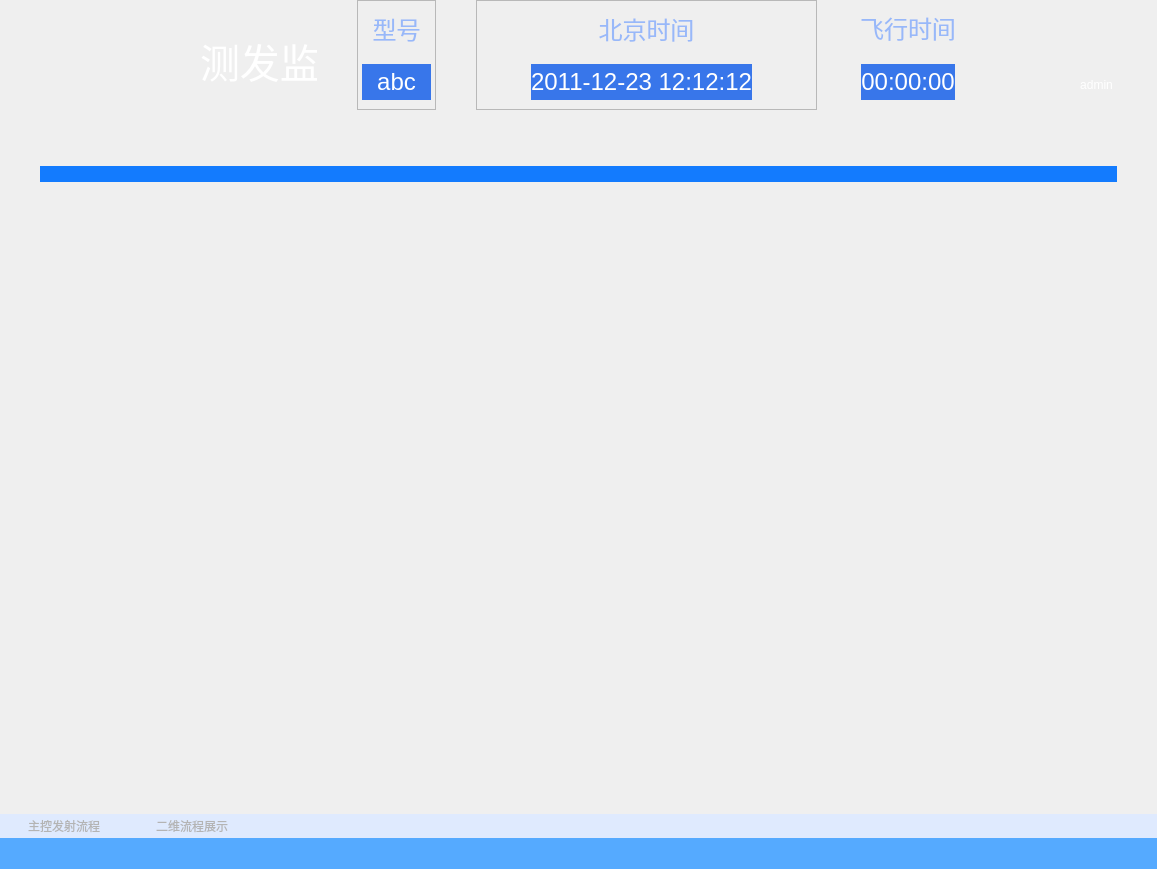
<?xml version="1.0" encoding="UTF-8"?>
<ui version="4.0">
 <class>ControlMonitorClass</class>
 <widget class="QMainWindow" name="ControlMonitorClass">
  <property name="geometry">
   <rect>
    <x>0</x>
    <y>0</y>
    <width>1157</width>
    <height>869</height>
   </rect>
  </property>
  <property name="windowTitle">
   <string>ControlMonitor</string>
  </property>
  <widget class="QWidget" name="centralWidget">
   <layout class="QVBoxLayout" name="verticalLayout_5">
    <property name="spacing">
     <number>0</number>
    </property>
    <property name="leftMargin">
     <number>0</number>
    </property>
    <property name="topMargin">
     <number>0</number>
    </property>
    <property name="rightMargin">
     <number>0</number>
    </property>
    <property name="bottomMargin">
     <number>0</number>
    </property>
    <item>
     <widget class="QWidget" name="top_wgt" native="true">
      <property name="minimumSize">
       <size>
        <width>1014</width>
        <height>120</height>
       </size>
      </property>
      <property name="maximumSize">
       <size>
        <width>16777215</width>
        <height>120</height>
       </size>
      </property>
      <property name="styleSheet">
       <string notr="true">border-image:url(&quot;:/ControlMonitor/topbar&quot;)</string>
      </property>
      <layout class="QHBoxLayout" name="horizontalLayout">
       <property name="spacing">
        <number>0</number>
       </property>
       <property name="leftMargin">
        <number>0</number>
       </property>
       <property name="topMargin">
        <number>0</number>
       </property>
       <property name="rightMargin">
        <number>0</number>
       </property>
       <property name="bottomMargin">
        <number>0</number>
       </property>
       <item>
        <widget class="QWidget" name="widget" native="true">
         <layout class="QHBoxLayout" name="horizontalLayout_2" stretch="4,1,3,1,2">
          <property name="spacing">
           <number>40</number>
          </property>
          <property name="leftMargin">
           <number>0</number>
          </property>
          <property name="topMargin">
           <number>0</number>
          </property>
          <property name="rightMargin">
           <number>0</number>
          </property>
          <property name="bottomMargin">
           <number>10</number>
          </property>
          <item>
           <widget class="QWidget" name="widget_2" native="true">
            <property name="minimumSize">
             <size>
              <width>0</width>
              <height>0</height>
             </size>
            </property>
            <property name="maximumSize">
             <size>
              <width>16777215</width>
              <height>16777215</height>
             </size>
            </property>
            <property name="styleSheet">
             <string notr="true">border-image:&quot;transpant&quot;</string>
            </property>
            <widget class="QLabel" name="softwarename">
             <property name="geometry">
              <rect>
               <x>200</x>
               <y>0</y>
               <width>321</width>
               <height>121</height>
              </rect>
             </property>
             <property name="styleSheet">
              <string notr="true">color:white;font-size:40px</string>
             </property>
             <property name="text">
              <string>测发监测C31软件</string>
             </property>
            </widget>
           </widget>
          </item>
          <item>
           <widget class="QFrame" name="frame">
            <property name="styleSheet">
             <string notr="true">border-image:&quot;transpant&quot;;color:white;font-size:24px</string>
            </property>
            <property name="frameShape">
             <enum>QFrame::StyledPanel</enum>
            </property>
            <property name="frameShadow">
             <enum>QFrame::Raised</enum>
            </property>
            <layout class="QVBoxLayout" name="verticalLayout">
             <property name="spacing">
              <number>0</number>
             </property>
             <property name="leftMargin">
              <number>0</number>
             </property>
             <property name="topMargin">
              <number>0</number>
             </property>
             <property name="rightMargin">
              <number>0</number>
             </property>
             <property name="bottomMargin">
              <number>0</number>
             </property>
             <item>
              <widget class="QLabel" name="rtlabel">
               <property name="styleSheet">
                <string notr="true">color:#98b8f9</string>
               </property>
               <property name="text">
                <string>型号</string>
               </property>
               <property name="alignment">
                <set>Qt::AlignCenter</set>
               </property>
              </widget>
             </item>
             <item>
              <widget class="QWidget" name="widget_8" native="true">
               <layout class="QHBoxLayout" name="horizontalLayout_3">
                <property name="spacing">
                 <number>0</number>
                </property>
                <property name="leftMargin">
                 <number>0</number>
                </property>
                <property name="topMargin">
                 <number>0</number>
                </property>
                <property name="rightMargin">
                 <number>0</number>
                </property>
                <property name="bottomMargin">
                 <number>0</number>
                </property>
                <item>
                 <widget class="QLabel" name="label_2">
                  <property name="minimumSize">
                   <size>
                    <width>4</width>
                    <height>0</height>
                   </size>
                  </property>
                  <property name="maximumSize">
                   <size>
                    <width>4</width>
                    <height>16777215</height>
                   </size>
                  </property>
                  <property name="text">
                   <string/>
                  </property>
                  <property name="pixmap">
                   <pixmap resource="controlmonitor.qrc">:/ControlMonitor/rectleft</pixmap>
                  </property>
                 </widget>
                </item>
                <item>
                 <widget class="QLabel" name="rokect_type">
                  <property name="sizePolicy">
                   <sizepolicy hsizetype="Preferred" vsizetype="Preferred">
                    <horstretch>0</horstretch>
                    <verstretch>0</verstretch>
                   </sizepolicy>
                  </property>
                  <property name="maximumSize">
                   <size>
                    <width>16777215</width>
                    <height>36</height>
                   </size>
                  </property>
                  <property name="sizeIncrement">
                   <size>
                    <width>0</width>
                    <height>36</height>
                   </size>
                  </property>
                  <property name="styleSheet">
                   <string notr="true">background-color:rgba(56,118,234,1)</string>
                  </property>
                  <property name="text">
                   <string>abc</string>
                  </property>
                  <property name="alignment">
                   <set>Qt::AlignCenter</set>
                  </property>
                 </widget>
                </item>
                <item>
                 <widget class="QLabel" name="label_3">
                  <property name="minimumSize">
                   <size>
                    <width>4</width>
                    <height>0</height>
                   </size>
                  </property>
                  <property name="maximumSize">
                   <size>
                    <width>4</width>
                    <height>16777215</height>
                   </size>
                  </property>
                  <property name="sizeIncrement">
                   <size>
                    <width>0</width>
                    <height>0</height>
                   </size>
                  </property>
                  <property name="text">
                   <string/>
                  </property>
                  <property name="pixmap">
                   <pixmap resource="controlmonitor.qrc">:/ControlMonitor/rectright</pixmap>
                  </property>
                 </widget>
                </item>
               </layout>
              </widget>
             </item>
            </layout>
           </widget>
          </item>
          <item>
           <widget class="QFrame" name="frame_2">
            <property name="styleSheet">
             <string notr="true">border-image:&quot;transpant&quot;;color:white;font-size:24px</string>
            </property>
            <property name="frameShape">
             <enum>QFrame::StyledPanel</enum>
            </property>
            <property name="frameShadow">
             <enum>QFrame::Raised</enum>
            </property>
            <layout class="QVBoxLayout" name="verticalLayout_2">
             <property name="spacing">
              <number>0</number>
             </property>
             <property name="leftMargin">
              <number>0</number>
             </property>
             <property name="topMargin">
              <number>0</number>
             </property>
             <property name="rightMargin">
              <number>0</number>
             </property>
             <property name="bottomMargin">
              <number>0</number>
             </property>
             <item>
              <widget class="QLabel" name="ctlabel">
               <property name="styleSheet">
                <string notr="true">color:#98b8f9</string>
               </property>
               <property name="text">
                <string>北京时间</string>
               </property>
               <property name="alignment">
                <set>Qt::AlignCenter</set>
               </property>
              </widget>
             </item>
             <item>
              <widget class="QWidget" name="widget_9" native="true">
               <layout class="QHBoxLayout" name="horizontalLayout_4">
                <property name="spacing">
                 <number>0</number>
                </property>
                <property name="leftMargin">
                 <number>50</number>
                </property>
                <property name="topMargin">
                 <number>0</number>
                </property>
                <property name="rightMargin">
                 <number>50</number>
                </property>
                <property name="bottomMargin">
                 <number>0</number>
                </property>
                <item>
                 <widget class="QLabel" name="label_4">
                  <property name="minimumSize">
                   <size>
                    <width>4</width>
                    <height>0</height>
                   </size>
                  </property>
                  <property name="maximumSize">
                   <size>
                    <width>4</width>
                    <height>16777215</height>
                   </size>
                  </property>
                  <property name="text">
                   <string/>
                  </property>
                  <property name="pixmap">
                   <pixmap resource="controlmonitor.qrc">:/ControlMonitor/rectleft</pixmap>
                  </property>
                 </widget>
                </item>
                <item>
                 <widget class="QLabel" name="curtime">
                  <property name="sizePolicy">
                   <sizepolicy hsizetype="Expanding" vsizetype="Preferred">
                    <horstretch>0</horstretch>
                    <verstretch>0</verstretch>
                   </sizepolicy>
                  </property>
                  <property name="minimumSize">
                   <size>
                    <width>0</width>
                    <height>36</height>
                   </size>
                  </property>
                  <property name="maximumSize">
                   <size>
                    <width>16777215</width>
                    <height>36</height>
                   </size>
                  </property>
                  <property name="styleSheet">
                   <string notr="true">background-color:rgba(56,118,234,1)</string>
                  </property>
                  <property name="text">
                   <string>2011-12-23 12:12:12</string>
                  </property>
                  <property name="textFormat">
                   <enum>Qt::PlainText</enum>
                  </property>
                  <property name="alignment">
                   <set>Qt::AlignCenter</set>
                  </property>
                 </widget>
                </item>
                <item>
                 <widget class="QLabel" name="label_5">
                  <property name="text">
                   <string/>
                  </property>
                  <property name="pixmap">
                   <pixmap resource="controlmonitor.qrc">:/ControlMonitor/rectright</pixmap>
                  </property>
                 </widget>
                </item>
               </layout>
              </widget>
             </item>
            </layout>
           </widget>
          </item>
          <item>
           <widget class="QWidget" name="widget_3" native="true">
            <property name="styleSheet">
             <string notr="true">border-image:&quot;transpant&quot;;color:white;font-size:24px</string>
            </property>
            <layout class="QVBoxLayout" name="verticalLayout_3">
             <property name="spacing">
              <number>0</number>
             </property>
             <property name="leftMargin">
              <number>0</number>
             </property>
             <property name="topMargin">
              <number>0</number>
             </property>
             <property name="rightMargin">
              <number>0</number>
             </property>
             <property name="bottomMargin">
              <number>0</number>
             </property>
             <item>
              <widget class="QLabel" name="ftlabel">
               <property name="styleSheet">
                <string notr="true">color:#98b8f9</string>
               </property>
               <property name="text">
                <string>飞行时间</string>
               </property>
               <property name="alignment">
                <set>Qt::AlignCenter</set>
               </property>
              </widget>
             </item>
             <item>
              <widget class="QWidget" name="widget_10" native="true">
               <layout class="QHBoxLayout" name="horizontalLayout_5">
                <property name="spacing">
                 <number>0</number>
                </property>
                <property name="leftMargin">
                 <number>0</number>
                </property>
                <property name="topMargin">
                 <number>0</number>
                </property>
                <property name="rightMargin">
                 <number>0</number>
                </property>
                <property name="bottomMargin">
                 <number>0</number>
                </property>
                <item>
                 <widget class="QLabel" name="label_6">
                  <property name="minimumSize">
                   <size>
                    <width>4</width>
                    <height>0</height>
                   </size>
                  </property>
                  <property name="maximumSize">
                   <size>
                    <width>4</width>
                    <height>16777215</height>
                   </size>
                  </property>
                  <property name="text">
                   <string/>
                  </property>
                  <property name="pixmap">
                   <pixmap resource="controlmonitor.qrc">:/ControlMonitor/rectleft</pixmap>
                  </property>
                 </widget>
                </item>
                <item>
                 <widget class="QLabel" name="time">
                  <property name="sizePolicy">
                   <sizepolicy hsizetype="Minimum" vsizetype="Preferred">
                    <horstretch>0</horstretch>
                    <verstretch>0</verstretch>
                   </sizepolicy>
                  </property>
                  <property name="minimumSize">
                   <size>
                    <width>0</width>
                    <height>36</height>
                   </size>
                  </property>
                  <property name="maximumSize">
                   <size>
                    <width>16777215</width>
                    <height>36</height>
                   </size>
                  </property>
                  <property name="styleSheet">
                   <string notr="true">background-color:rgba(56,118,234,1)</string>
                  </property>
                  <property name="text">
                   <string>00:00:00</string>
                  </property>
                  <property name="alignment">
                   <set>Qt::AlignCenter</set>
                  </property>
                 </widget>
                </item>
                <item>
                 <widget class="QLabel" name="label_7">
                  <property name="minimumSize">
                   <size>
                    <width>4</width>
                    <height>0</height>
                   </size>
                  </property>
                  <property name="maximumSize">
                   <size>
                    <width>4</width>
                    <height>16777215</height>
                   </size>
                  </property>
                  <property name="text">
                   <string/>
                  </property>
                  <property name="pixmap">
                   <pixmap resource="controlmonitor.qrc">:/ControlMonitor/rectright</pixmap>
                  </property>
                 </widget>
                </item>
               </layout>
              </widget>
             </item>
            </layout>
           </widget>
          </item>
          <item>
           <widget class="QWidget" name="right_wgt" native="true">
            <property name="minimumSize">
             <size>
              <width>0</width>
              <height>120</height>
             </size>
            </property>
            <property name="maximumSize">
             <size>
              <width>16777215</width>
              <height>16777215</height>
             </size>
            </property>
            <property name="styleSheet">
             <string notr="true">border-image:&quot;transpant&quot;</string>
            </property>
            <layout class="QGridLayout" name="gridLayout">
             <property name="leftMargin">
              <number>0</number>
             </property>
             <property name="topMargin">
              <number>4</number>
             </property>
             <property name="rightMargin">
              <number>4</number>
             </property>
             <property name="bottomMargin">
              <number>20</number>
             </property>
             <property name="spacing">
              <number>0</number>
             </property>
             <item row="2" column="4">
              <widget class="QLabel" name="lb_user">
               <property name="layoutDirection">
                <enum>Qt::LeftToRight</enum>
               </property>
               <property name="styleSheet">
                <string notr="true">color: white</string>
               </property>
               <property name="text">
                <string>admin</string>
               </property>
               <property name="alignment">
                <set>Qt::AlignCenter</set>
               </property>
              </widget>
             </item>
             <item row="2" column="0">
              <widget class="QWidget" name="widget_4" native="true">
               <property name="sizePolicy">
                <sizepolicy hsizetype="Expanding" vsizetype="Preferred">
                 <horstretch>0</horstretch>
                 <verstretch>0</verstretch>
                </sizepolicy>
               </property>
               <property name="maximumSize">
                <size>
                 <width>16777215</width>
                 <height>16777215</height>
                </size>
               </property>
              </widget>
             </item>
             <item row="2" column="2">
              <widget class="QPushButton" name="pb_min_1">
               <property name="minimumSize">
                <size>
                 <width>30</width>
                 <height>30</height>
                </size>
               </property>
               <property name="maximumSize">
                <size>
                 <width>30</width>
                 <height>30</height>
                </size>
               </property>
               <property name="cursor">
                <cursorShape>PointingHandCursor</cursorShape>
               </property>
               <property name="toolTip">
                <string>当前用户</string>
               </property>
               <property name="styleSheet">
                <string notr="true">QPushButton {
	background-color:transparent;
	background-image: url(:/ControlMonitor/images/用户1.png);
    border:0px;
}

</string>
               </property>
               <property name="text">
                <string/>
               </property>
              </widget>
             </item>
             <item row="2" column="3">
              <widget class="QWidget" name="widget_6" native="true">
               <property name="minimumSize">
                <size>
                 <width>15</width>
                 <height>0</height>
                </size>
               </property>
               <property name="maximumSize">
                <size>
                 <width>15</width>
                 <height>16777215</height>
                </size>
               </property>
              </widget>
             </item>
             <item row="0" column="6">
              <widget class="QPushButton" name="pb_close">
               <property name="minimumSize">
                <size>
                 <width>30</width>
                 <height>30</height>
                </size>
               </property>
               <property name="maximumSize">
                <size>
                 <width>30</width>
                 <height>30</height>
                </size>
               </property>
               <property name="cursor">
                <cursorShape>PointingHandCursor</cursorShape>
               </property>
               <property name="toolTip">
                <string>关闭</string>
               </property>
               <property name="styleSheet">
                <string notr="true">QPushButton:hover{
	background-color:transparent;
	background-image: url(:/ControlMonitor/images/关闭-悬浮.png);
    border:0px;}
QPushButton:pressed{
	background-color:transparent; 
	background-image: url(:/ControlMonitor/images/关闭-点击.png);
    border:0px;}
QPushButton {
	background-color:transparent;
	background-image: url(:/ControlMonitor/images/关闭-默认.png);
    border:0px;
}

</string>
               </property>
               <property name="text">
                <string/>
               </property>
              </widget>
             </item>
             <item row="1" column="3">
              <widget class="QWidget" name="widget_5" native="true"/>
             </item>
             <item row="0" column="4">
              <widget class="QPushButton" name="pb_min">
               <property name="minimumSize">
                <size>
                 <width>30</width>
                 <height>30</height>
                </size>
               </property>
               <property name="maximumSize">
                <size>
                 <width>30</width>
                 <height>30</height>
                </size>
               </property>
               <property name="cursor">
                <cursorShape>PointingHandCursor</cursorShape>
               </property>
               <property name="toolTip">
                <string>最小化</string>
               </property>
               <property name="styleSheet">
                <string notr="true">QPushButton:hover{
	background-color:transparent;
	background-image:url(:/ControlMonitor/images/最小化-悬浮.png);
    border:0px;}
QPushButton:pressed{
	background-color:transparent; 
    background-image: url(:/ControlMonitor/images/最小化-点击.png);
    border:0px;}
QPushButton {
	background-color:transparent;
	background-image: url(:/ControlMonitor/images/最小化-默认.png);
    border:0px;
}

</string>
               </property>
               <property name="text">
                <string/>
               </property>
              </widget>
             </item>
             <item row="2" column="6">
              <widget class="QLabel" name="label">
               <property name="cursor">
                <cursorShape>PointingHandCursor</cursorShape>
               </property>
               <property name="text">
                <string/>
               </property>
               <property name="pixmap">
                <pixmap resource="controlmonitor.qrc">:/ControlMonitor/xiala</pixmap>
               </property>
              </widget>
             </item>
             <item row="2" column="5">
              <widget class="QWidget" name="widget_7" native="true">
               <property name="minimumSize">
                <size>
                 <width>10</width>
                 <height>0</height>
                </size>
               </property>
               <property name="maximumSize">
                <size>
                 <width>10</width>
                 <height>16777215</height>
                </size>
               </property>
              </widget>
             </item>
            </layout>
           </widget>
          </item>
         </layout>
        </widget>
       </item>
      </layout>
     </widget>
    </item>
    <item>
     <widget class="QWidget" name="lightbar" native="true">
      <property name="minimumSize">
       <size>
        <width>0</width>
        <height>108</height>
       </size>
      </property>
      <property name="maximumSize">
       <size>
        <width>16777215</width>
        <height>108</height>
       </size>
      </property>
      <property name="styleSheet">
       <string notr="true">#lightbar
{background-image:url(&quot;:/ControlMonitor/dibian&quot;)}</string>
      </property>
      <layout class="QVBoxLayout" name="verticalLayout_6">
       <property name="spacing">
        <number>0</number>
       </property>
       <property name="leftMargin">
        <number>0</number>
       </property>
       <property name="topMargin">
        <number>0</number>
       </property>
       <property name="rightMargin">
        <number>0</number>
       </property>
       <property name="bottomMargin">
        <number>0</number>
       </property>
       <item>
        <widget class="QWidget" name="up_wordbar" native="true">
         <property name="minimumSize">
          <size>
           <width>0</width>
           <height>36</height>
          </size>
         </property>
         <property name="maximumSize">
          <size>
           <width>16777215</width>
           <height>36</height>
          </size>
         </property>
         <property name="styleSheet">
          <string notr="true">background-color: transparent</string>
         </property>
        </widget>
       </item>
       <item>
        <widget class="QWidget" name="widget_16" native="true">
         <property name="styleSheet">
          <string notr="true">background-color: transparent</string>
         </property>
         <layout class="QHBoxLayout" name="horizontalLayout_9">
          <property name="spacing">
           <number>0</number>
          </property>
          <property name="leftMargin">
           <number>0</number>
          </property>
          <property name="topMargin">
           <number>0</number>
          </property>
          <property name="rightMargin">
           <number>0</number>
          </property>
          <property name="bottomMargin">
           <number>0</number>
          </property>
          <item>
           <widget class="QLabel" name="label_12">
            <property name="minimumSize">
             <size>
              <width>40</width>
              <height>0</height>
             </size>
            </property>
            <property name="maximumSize">
             <size>
              <width>34</width>
              <height>16777215</height>
             </size>
            </property>
            <property name="text">
             <string/>
            </property>
            <property name="pixmap">
             <pixmap resource="controlmonitor.qrc">:/ControlMonitor/leftbar</pixmap>
            </property>
            <property name="alignment">
             <set>Qt::AlignRight|Qt::AlignTrailing|Qt::AlignVCenter</set>
            </property>
           </widget>
          </item>
          <item>
           <widget class="QWidget" name="dengtiao" native="true">
            <widget class="QLabel" name="label_14">
             <property name="geometry">
              <rect>
               <x>0</x>
               <y>10</y>
               <width>1840</width>
               <height>16</height>
              </rect>
             </property>
             <property name="minimumSize">
              <size>
               <width>0</width>
               <height>16</height>
              </size>
             </property>
             <property name="maximumSize">
              <size>
               <width>16777215</width>
               <height>16</height>
              </size>
             </property>
             <property name="styleSheet">
              <string notr="true">background-color:rgb(19,123,254)</string>
             </property>
             <property name="text">
              <string/>
             </property>
            </widget>
            <widget class="QLabel" name="label_18">
             <property name="geometry">
              <rect>
               <x>110</x>
               <y>30</y>
               <width>36</width>
               <height>36</height>
              </rect>
             </property>
             <property name="text">
              <string/>
             </property>
             <property name="pixmap">
              <pixmap resource="controlmonitor.qrc">:/ControlMonitor/light</pixmap>
             </property>
             <property name="scaledContents">
              <bool>true</bool>
             </property>
            </widget>
           </widget>
          </item>
          <item>
           <widget class="QLabel" name="label_13">
            <property name="minimumSize">
             <size>
              <width>40</width>
              <height>34</height>
             </size>
            </property>
            <property name="maximumSize">
             <size>
              <width>40</width>
              <height>34</height>
             </size>
            </property>
            <property name="text">
             <string/>
            </property>
            <property name="pixmap">
             <pixmap resource="controlmonitor.qrc">:/ControlMonitor/rightbar</pixmap>
            </property>
           </widget>
          </item>
         </layout>
        </widget>
       </item>
       <item>
        <widget class="QWidget" name="down_wordbar" native="true">
         <property name="minimumSize">
          <size>
           <width>0</width>
           <height>36</height>
          </size>
         </property>
         <property name="maximumSize">
          <size>
           <width>16777215</width>
           <height>36</height>
          </size>
         </property>
         <property name="styleSheet">
          <string notr="true">background-color: transparent</string>
         </property>
        </widget>
       </item>
      </layout>
     </widget>
    </item>
    <item>
     <widget class="QWidget" name="center_wgt" native="true">
      <property name="styleSheet">
       <string notr="true"/>
      </property>
      <layout class="QVBoxLayout" name="verticalLayout_4">
       <property name="spacing">
        <number>0</number>
       </property>
       <property name="leftMargin">
        <number>0</number>
       </property>
       <property name="topMargin">
        <number>0</number>
       </property>
       <property name="rightMargin">
        <number>0</number>
       </property>
       <property name="bottomMargin">
        <number>0</number>
       </property>
       <item>
        <widget class="QStackedWidget" name="tabwgt">
         <property name="styleSheet">
          <string notr="true"/>
         </property>
         <property name="currentIndex">
          <number>1</number>
         </property>
         <widget class="QWidget" name="page1">
          <property name="styleSheet">
           <string notr="true">#page1{border-image:url(&quot;:/ControlMonitor/images/center.png&quot;)}</string>
          </property>
         </widget>
         <widget class="QWidget" name="page2">
          <property name="styleSheet">
           <string notr="true">#page2{border-image:url(&quot;:/ControlMonitor/images/center.png&quot;)}</string>
          </property>
         </widget>
        </widget>
       </item>
       <item>
        <widget class="QWidget" name="widget_11" native="true">
         <property name="minimumSize">
          <size>
           <width>0</width>
           <height>24</height>
          </size>
         </property>
         <property name="maximumSize">
          <size>
           <width>16777215</width>
           <height>24</height>
          </size>
         </property>
         <property name="styleSheet">
          <string notr="true">background-color:rgb(223,234,254)</string>
         </property>
         <layout class="QHBoxLayout" name="horizontalLayout_8">
          <property name="spacing">
           <number>0</number>
          </property>
          <property name="leftMargin">
           <number>0</number>
          </property>
          <property name="topMargin">
           <number>0</number>
          </property>
          <property name="rightMargin">
           <number>0</number>
          </property>
          <property name="bottomMargin">
           <number>0</number>
          </property>
          <item>
           <widget class="QWidget" name="widget_12" native="true">
            <property name="minimumSize">
             <size>
              <width>128</width>
              <height>24</height>
             </size>
            </property>
            <property name="maximumSize">
             <size>
              <width>128</width>
              <height>24</height>
             </size>
            </property>
            <layout class="QHBoxLayout" name="horizontalLayout_6">
             <property name="spacing">
              <number>0</number>
             </property>
             <property name="leftMargin">
              <number>0</number>
             </property>
             <property name="topMargin">
              <number>0</number>
             </property>
             <property name="rightMargin">
              <number>0</number>
             </property>
             <property name="bottomMargin">
              <number>0</number>
             </property>
             <item>
              <widget class="QLabel" name="label_8">
               <property name="minimumSize">
                <size>
                 <width>4</width>
                 <height>0</height>
                </size>
               </property>
               <property name="maximumSize">
                <size>
                 <width>4</width>
                 <height>16777215</height>
                </size>
               </property>
               <property name="text">
                <string/>
               </property>
               <property name="pixmap">
                <pixmap resource="controlmonitor.qrc">:/ControlMonitor/rectleft</pixmap>
               </property>
               <property name="alignment">
                <set>Qt::AlignCenter</set>
               </property>
              </widget>
             </item>
             <item>
              <widget class="QPushButton" name="zhukong">
               <property name="minimumSize">
                <size>
                 <width>120</width>
                 <height>24</height>
                </size>
               </property>
               <property name="maximumSize">
                <size>
                 <width>120</width>
                 <height>24</height>
                </size>
               </property>
               <property name="cursor">
                <cursorShape>PointingHandCursor</cursorShape>
               </property>
               <property name="styleSheet">
                <string notr="true">
QPushButton{
color:rgb(180,180,180);
border:none;
}
QPushButton:hover{
color:black;
border:none;
}</string>
               </property>
               <property name="text">
                <string>主控发射流程</string>
               </property>
              </widget>
             </item>
             <item>
              <widget class="QLabel" name="label_9">
               <property name="minimumSize">
                <size>
                 <width>4</width>
                 <height>0</height>
                </size>
               </property>
               <property name="maximumSize">
                <size>
                 <width>4</width>
                 <height>16777215</height>
                </size>
               </property>
               <property name="text">
                <string/>
               </property>
               <property name="pixmap">
                <pixmap resource="controlmonitor.qrc">:/ControlMonitor/rectright</pixmap>
               </property>
               <property name="alignment">
                <set>Qt::AlignCenter</set>
               </property>
              </widget>
             </item>
            </layout>
           </widget>
          </item>
          <item>
           <widget class="QWidget" name="widget_13" native="true">
            <property name="minimumSize">
             <size>
              <width>128</width>
              <height>24</height>
             </size>
            </property>
            <property name="maximumSize">
             <size>
              <width>128</width>
              <height>24</height>
             </size>
            </property>
            <layout class="QHBoxLayout" name="horizontalLayout_7">
             <property name="spacing">
              <number>0</number>
             </property>
             <property name="leftMargin">
              <number>0</number>
             </property>
             <property name="topMargin">
              <number>0</number>
             </property>
             <property name="rightMargin">
              <number>0</number>
             </property>
             <property name="bottomMargin">
              <number>0</number>
             </property>
             <item>
              <widget class="QPushButton" name="erwei">
               <property name="minimumSize">
                <size>
                 <width>120</width>
                 <height>24</height>
                </size>
               </property>
               <property name="maximumSize">
                <size>
                 <width>120</width>
                 <height>24</height>
                </size>
               </property>
               <property name="cursor">
                <cursorShape>PointingHandCursor</cursorShape>
               </property>
               <property name="styleSheet">
                <string notr="true">
QPushButton{
color:rgb(180,180,180);
border:none;
}
QPushButton:hover{
color:black;
border:none;
}</string>
               </property>
               <property name="text">
                <string>二维流程展示</string>
               </property>
              </widget>
             </item>
            </layout>
           </widget>
          </item>
          <item>
           <spacer name="horizontalSpacer">
            <property name="orientation">
             <enum>Qt::Horizontal</enum>
            </property>
            <property name="sizeHint" stdset="0">
             <size>
              <width>40</width>
              <height>20</height>
             </size>
            </property>
           </spacer>
          </item>
         </layout>
        </widget>
       </item>
      </layout>
     </widget>
    </item>
    <item>
     <widget class="QWidget" name="top_wgt_2" native="true">
      <property name="minimumSize">
       <size>
        <width>1014</width>
        <height>31</height>
       </size>
      </property>
      <property name="maximumSize">
       <size>
        <width>16777215</width>
        <height>31</height>
       </size>
      </property>
      <property name="styleSheet">
       <string notr="true"> 
background-color: rgb(85, 170, 255);</string>
      </property>
      <widget class="QWidget" name="wgt_status_left" native="true">
       <property name="geometry">
        <rect>
         <x>0</x>
         <y>0</y>
         <width>790</width>
         <height>31</height>
        </rect>
       </property>
       <property name="minimumSize">
        <size>
         <width>790</width>
         <height>24</height>
        </size>
       </property>
       <widget class="QLabel" name="lb_flag_5">
        <property name="geometry">
         <rect>
          <x>10</x>
          <y>4</y>
          <width>24</width>
          <height>24</height>
         </rect>
        </property>
        <property name="styleSheet">
         <string notr="true"/>
        </property>
        <property name="text">
         <string/>
        </property>
        <property name="pixmap">
         <pixmap resource="controlmonitor.qrc">:/ControlMonitor/images/icon_info.png</pixmap>
        </property>
       </widget>
      </widget>
     </widget>
    </item>
   </layout>
  </widget>
 </widget>
 <layoutdefault spacing="6" margin="11"/>
 <resources>
  <include location="controlmonitor.qrc"/>
 </resources>
 <connections/>
</ui>
